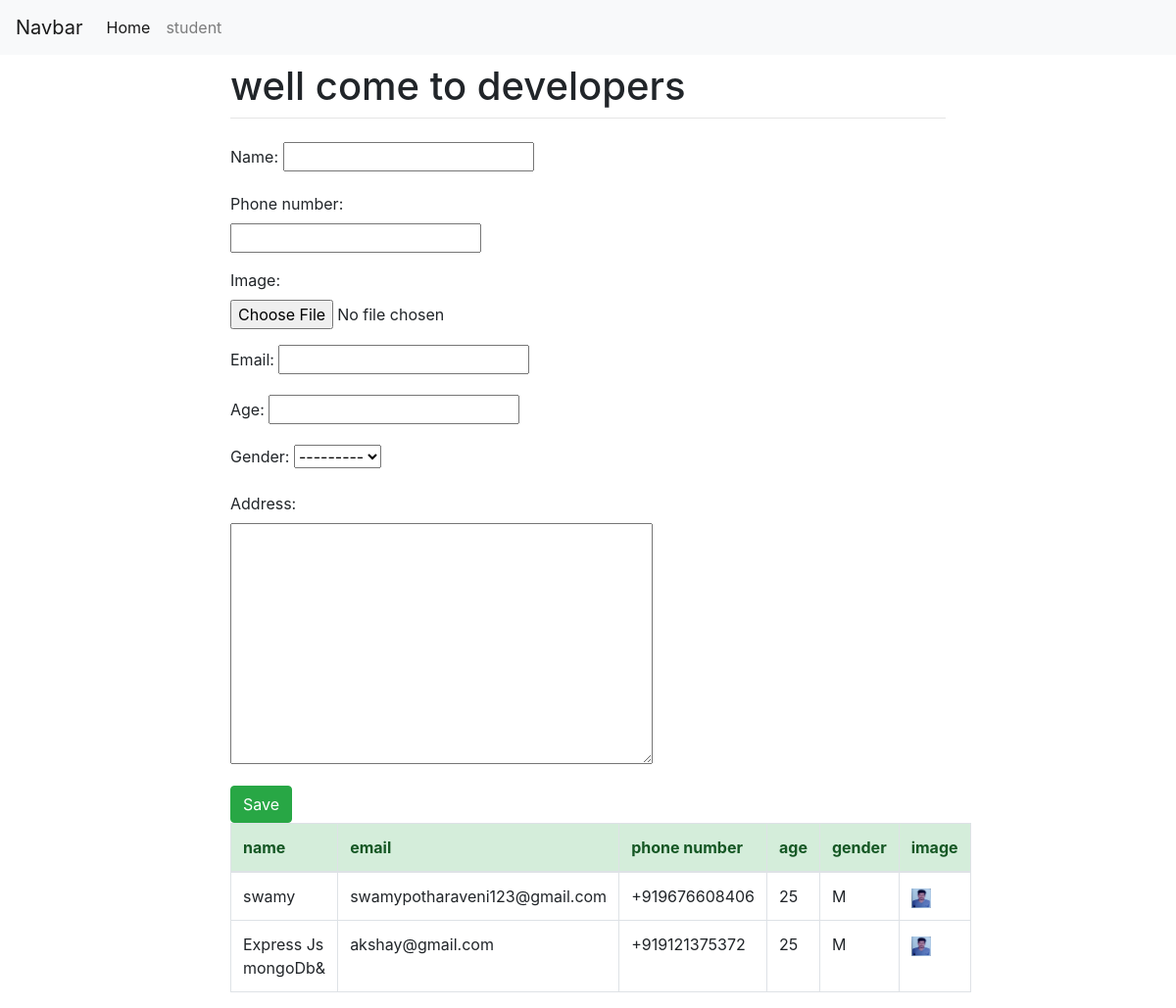
The app's page /ph with its own data.
### pyapp/models.py (models this page shows)
class MyModel(models.Model):
    name = models.CharField(max_length=255)
    phone_number = PhoneNumberField()
    image = models.ImageField(upload_to='files/images/',null=True,blank=True)
    email = models.EmailField(max_length=200, unique=True, null=True, blank=True)
    age = models.IntegerField( null=True, blank=True)
    GENDER_CHOICES = (
        ('M', 'Male'),
        ('F', 'Female'),
    )
    gender = models.CharField(max_length=1, choices=GENDER_CHOICES, null=True, blank=True)
    address = models.TextField(max_length=250, null=True, blank=True)

### pyapp/views.py (the view)
# urls.py: path('ph',views.phone1,name='ph'),
def phone1(request):
    pho = MyModel.objects.all()
    if request.method=='POST':
        form=phoneform(request.POST,request.FILES)
        if form.is_valid():
            form.save()
            messages.success(request, f'Your course was successfully created!')
            return redirect('ph')
    else:
        form=phoneform()
    return render(request,'ph.html',{'form':form,'pho':pho})

### pyapp/forms.py
class phoneform(forms.ModelForm):
    phone_number=PhoneNumberField(
        widget=PhoneNumberPrefixWidget(initial='IN')
    )
    class Meta:
        model = MyModel
        fields = ('__all__')

### templates/ph.html (shortened to what this page needs)
{% extends 'base.html' %}
{% block content %}
<form method="post" enctype="multipart/form-data">
     <div class="row">
      <div class="col-6">
        {{ form.as_p}}
      </div>
     </div>
  <button type="submit" class="btn btn-success">Save </button>
</form>
     <div id="book_table">
            <table id="table" class="table table-bordered">
                <thead class="alert-success">
                <tr>
      <th scope="col">name</th>
      <th scope="col">email</th>
      <th scope="col">phone number</th>
      <th scope="col">age</th>
      <th scope="col">gender</th>
      <th scope="col">image</th>
    </tr>
  </thead>
  <tbody>
   {% for ph in pho %}
    <tr>
      <td>{{ ph.name }}</td>
      <td>{{ ph.email }}</td>
      <td>{{ ph.phone_number }}</td>
      <td>{{ ph.age }}</td>
      <td>{{ ph.gender }}</td>
      <td ><img src="{{ ph.image.url}}" style="width:20px; height:20px"></td>
        {% endfor %}
    </tr>
  </tbody>
</table>
     </div>
{% endblock %}

### templates/base.html (shortened to what this page needs)
<!doctype html>
<html lang="en">
  <head>
    <link rel="stylesheet" href="https://stackpath.bootstrapcdn.com/bootstrap/4.1.3/css/bootstrap.min.css">
      <link rel="stylesheet" href="https://cdn.datatables.net/1.10.25/css/jquery.dataTables.min.css">
  </head>
  <body>
  <nav class="navbar navbar-expand-lg navbar-light bg-light">
  <a class="navbar-brand" href="#">Navbar</a>
  <div class="collapse navbar-collapse" id="navbarSupportedContent">
    <ul class="navbar-nav mr-auto">
      <li class="nav-item active">
        <a class="nav-link" href="{% url 'que' %}">Home <span class="sr-only">(current)</span></a>
      </li>
      <li class="nav-item">
        <a class="nav-link" href="{% url 'ph' %}">student</a>
      </li>
    </ul>
  </div>
</nav>
    <div class="container">
      <div class="row justify-content-center">
        <div class="col-8">
          <h1 class="mt-2">well come to developers</h1>
          <hr class="mt-0 mb-4">
          {% block content %}
          {% endblock %}
        </div>
      </div>
    </div>
  </body>
</html>

### records on screen
MyModel: name "swamy", email "swamypotharaveni123@gmail.com", phone_number "+919676608406", age "25", gender "M", image (picture)
MyModel: name "Express Js mongoDb&", email "akshay@gmail.com", phone_number "+919121375372", age "25", gender "M", image (picture)
